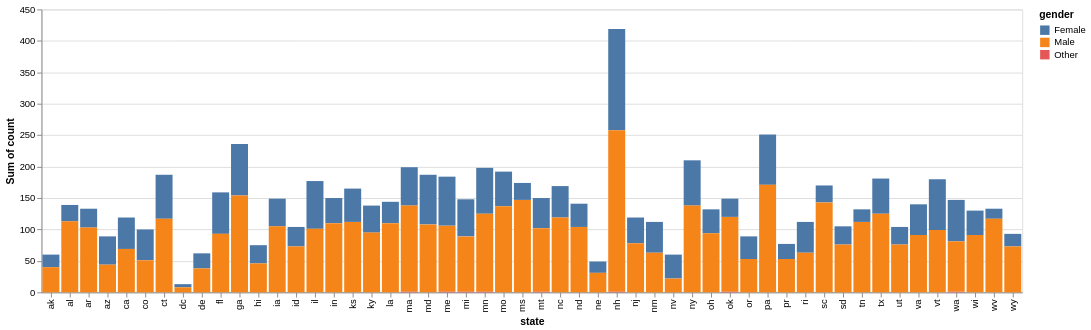

Write notebook code for a chart like this one.
### Markdown cell above
### 1.1: Initial Plot

First let's build a visualization of gender breakdowns in state legislatures.
Use the following:

- stacked bars per state
- each segment of stacked bar is gender

Your graph should somewhat resemble *imgs/ex1.1.png*.

### Code cell
def states_by_gender_initial(df):

    counts = (
        legislators_df()
        .groupby(["state", "gender"])
        .size()
        .reset_index(name="count")
    )
    
    chart = alt.Chart(counts).mark_bar().encode(
        x="state",
        y="sum(count)",
        color="gender"
    )
    return chart

# render chart
states_by_gender_initial(legislators_df())

### Figure 1 — Vega-Lite specification as saved in the notebook (floating-point values rounded to 4 significant figures)
{"config": {"view": {"continuousWidth": 300, "continuousHeight": 300}}, "data": {"name": "data-e05d9ccbe9b6d0d100d2087e546bcfa5"}, "mark": {"type": "bar"}, "encoding": {"color": {"field": "gender", "type": "nominal"}, "x": {"field": "state", "type": "nominal"}, "y": {"aggregate": "sum", "field": "count", "type": "quantitative"}}, "$schema": "https://vega.github.io/schema/vega-lite/v6.4.1.json", "datasets": {"data-e05d9ccbe9b6d0d100d2087e546bcfa5": [{"state": "ak", "gender": "Female", "count": 20}, {"state": "ak", "gender": "Male", "count": 40}, {"state": "al", "gender": "Female", "count": 26}, {"state": "al", "gender": "Male", "count": 113}, {"state": "ar", "gender": "Female", "count": 30}, {"state": "ar", "gender": "Male", "count": 103}, {"state": "az", "gender": "Female", "count": 45}, {"state": "az", "gender": "Male", "count": 44}, {"state": "ca", "gender": "Female", "count": 50}, {"state": "ca", "gender": "Male", "count": 69}, {"state": "co", "gender": "Female", "count": 49}, {"state": "co", "gender": "Male", "count": 51}, {"state": "ct", "gender": "Female", "count": 70}, {"state": "ct", "gender": "Male", "count": 117}, {"state": "dc", "gender": "Female", "count": 5}, {"state": "dc", "gender": "Male", "count": 8}, {"state": "de", "gender": "Female", "count": 24}, {"state": "de", "gender": "Male", "count": 38}, {"state": "fl", "gender": "Female", "count": 66}, {"state": "fl", "gender": "Male", "count": 93}, {"state": "ga", "gender": "Female", "count": 82}, {"state": "ga", "gender": "Male", "count": 154}, {"state": "hi", "gender": "Female", "count": 29}, {"state": "hi", "gender": "Male", "count": 46}, {"state": "ia", "gender": "Female", "count": 44}, {"state": "ia", "gender": "Male", "count": 105}, {"state": "id", "gender": "Female", "count": 31}, {"state": "id", "gender": "Male", "count": 73}, {"state": "il", "gender": "Female", "count": 76}, {"state": "il", "gender": "Male", "count": 101}, {"state": "in", "gender": "Female", "count": 40}, {"state": "in", "gender": "Male", "count": 110}, {"state": "ks", "gender": "Female", "count": 53}, {"state": "ks", "gender": "Male", "count": 112}, {"state": "ky", "gender": "Female", "count": 43}, {"state": "ky", "gender": "Male", "count": 95}, {"state": "la", "gender": "Female", "count": 34}, {"state": "la", "gender": "Male", "count": 110}, {"state": "ma", "gender": "Female", "count": 61}, {"state": "ma", "gender": "Male", "count": 137}, {"state": "ma", "gender": "Other", "count": 1}, {"state": "md", "gender": "Female", "count": 79}, {"state": "md", "gender": "Male", "count": 108}, {"state": "me", "gender": "Female", "count": 78}, {"state": "me", "gender": "Male", "count": 105}, {"state": "me", "gender": "Other", "count": 1}, {"state": "mi", "gender": "Female", "count": 59}, {"state": "mi", "gender": "Male", "count": 88}, {"state": "mi", "gender": "Other", "count": 1}, {"state": "mn", "gender": "Female", "count": 73}, {"state": "mn", "gender": "Male", "count": 124}, {"state": "mn", "gender": "Other", "count": 1}, {"state": "mo", "gender": "Female", "count": 55}, {"state": "mo", "gender": "Male", "count": 137}, {"state": "ms", "gender": "Female", "count": 27}, {"state": "ms", "gender": "Male", "count": 147}, {"state": "mt", "gender": "Female", "count": 48}, {"state": "mt", "gender": "Male", "count": 101}, {"state": "mt", "gender": "Other", "count": 1}, {"state": "nc", "gender": "Female", "count": 50}, {"state": "nc", "gender": "Male", "count": 119}, {"state": "nd", "gender": "Female", "count": 37}, {"state": "nd", "gender": "Male", "count": 104}, {"state": "ne", "gender": "Female", "count": 18}, {"state": "ne", "gender": "Male", "count": 31}, {"state": "nh", "gender": "Female", "count": 161}, {"state": "nh", "gender": "Male", "count": 257}, {"state": "nh", "gender": "Other", "count": 1}, {"state": "nj", "gender": "Female", "count": 41}, {"state": "nj", "gender": "Male", "count": 78}, {"state": "nm", "gender": "Female", "count": 49}, {"state": "nm", "gender": "Male", "count": 63}, {"state": "nv", "gender": "Female", "count": 38}, {"state": "nv", "gender": "Male", "count": 22}, {"state": "ny", "gender": "Female", "count": 72}, {"state": "ny", "gender": "Male", "count": 138}, {"state": "oh", "gender": "Female", "count": 38}, {"state": "oh", "gender": "Male", "count": 94}, {"state": "ok", "gender": "Female", "count": 29}, {"state": "ok", "gender": "Male", "count": 119}, {"state": "ok", "gender": "Other", "count": 1}, {"state": "or", "gender": "Female", "count": 36}, {"state": "or", "gender": "Male", "count": 53}, {"state": "pa", "gender": "Female", "count": 80}, {"state": "pa", "gender": "Male", "count": 171}, {"state": "pr", "gender": "Female", "count": 24}, {"state": "pr", "gender": "Male", "count": 53}, {"state": "ri", "gender": "Female", "count": 49}, {"state": "ri", "gender": "Male", "count": 63}, {"state": "sc", "gender": "Female", "count": 27}, {"state": "sc", "gender": "Male", "count": 143}, {"state": "sd", "gender": "Female", "count": 29}, {"state": "sd", "gender": "Male", "count": 76}, {"state": "tn", "gender": "Female", "count": 20}, {"state": "tn", "gender": "Male", "count": 112}, {"state": "tx", "gender": "Female", "count": 56}, {"state": "tx", "gender": "Male", "count": 125}, {"state": "ut", "gender": "Female", "count": 28}, {"state": "ut", "gender": "Male", "count": 76}, {"state": "va", "gender": "Female", "count": 49}, {"state": "va", "gender": "Male", "count": 91}, {"state": "vt", "gender": "Female", "count": 81}, {"state": "vt", "gender": "Male", "count": 99}, {"state": "wa", "gender": "Female", "count": 66}, {"state": "wa", "gender": "Male", "count": 80}, {"state": "wa", "gender": "Other", "count": 1}, {"state": "wi", "gender": "Female", "count": 39}, {"state": "wi", "gender": "Male", "count": 91}, {"state": "wv", "gender": "Female", "count": 16}, {"state": "wv", "gender": "Male", "count": 117}, {"state": "wy", "gender": "Female", "count": 20}, {"state": "wy", "gender": "Male", "count": 73}]}}
